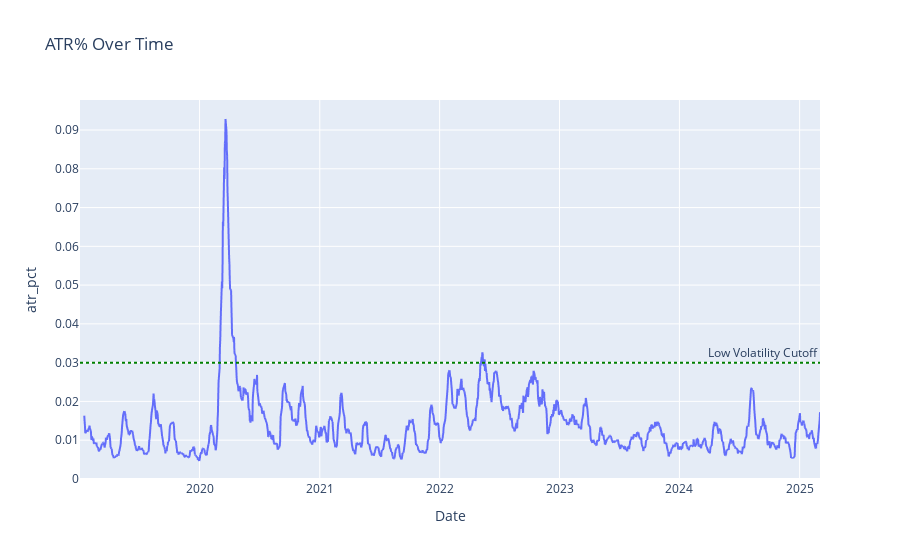

Notebook code cell kept with this figure:
### Code cell
import plotly.express as px
fig = px.line(spy, x=spy.index, y="atr_pct", title="ATR% Over Time")
fig.add_hline(y=0.03, line_dash="dot", line_color="green", annotation_text="Low Volatility Cutoff")
fig.show()

### Figure 1 — Plotly figure (JSON) as saved in the notebook; plotly's stock layout.template omitted (floating-point values rounded to 4 significant figures; data arrays with more than 128 entries replaced by an {"elided": "..."} marker saying what was removed)
{"data": [{"hovertemplate": "Date=%{x}<br>atr_pct=%{y}<extra></extra>", "legendgroup": "", "line": {"color": "#636efa", "dash": "solid"}, "marker": {"symbol": "circle"}, "mode": "lines", "name": "", "showlegend": false, "type": "scattergl", "x": {"elided": "1551 str values"}, "xaxis": "x", "y": {"elided": "1551 float values"}, "yaxis": "y"}], "layout": {"annotations": [{"showarrow": false, "text": "Low Volatility Cutoff", "x": 1, "xanchor": "right", "xref": "x domain", "y": 0.03, "yanchor": "bottom", "yref": "y"}], "legend": {"tracegroupgap": 0}, "shapes": [{"line": {"color": "green", "dash": "dot"}, "type": "line", "x0": 0, "x1": 1, "xref": "x domain", "y0": 0.03, "y1": 0.03, "yref": "y"}], "title": {"text": "ATR% Over Time"}, "xaxis": {"anchor": "y", "domain": [0, 1], "title": {"text": "Date"}}, "yaxis": {"anchor": "x", "domain": [0, 1], "title": {"text": "atr_pct"}}}}
